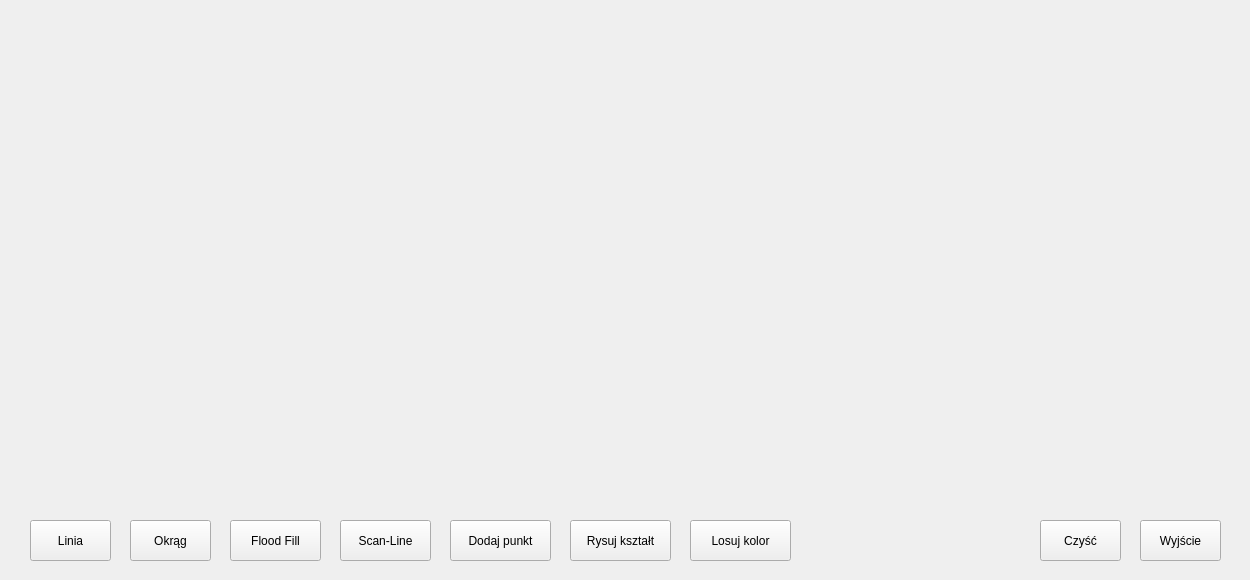
<?xml version="1.0" encoding="UTF-8"?>
<ui version="4.0">
 <class>Ekran</class>
 <widget class="QWidget" name="Ekran">
  <property name="geometry">
   <rect>
    <x>0</x>
    <y>0</y>
    <width>1250</width>
    <height>580</height>
   </rect>
  </property>
  <property name="windowTitle">
   <string>Grafika zadania</string>
  </property>
  <widget class="QPushButton" name="cleanButton">
   <property name="geometry">
    <rect>
     <x>1040</x>
     <y>520</y>
     <width>81</width>
     <height>41</height>
    </rect>
   </property>
   <property name="text">
    <string>Czyść</string>
   </property>
  </widget>
  <widget class="QPushButton" name="quitButton">
   <property name="geometry">
    <rect>
     <x>1140</x>
     <y>520</y>
     <width>81</width>
     <height>41</height>
    </rect>
   </property>
   <property name="text">
    <string>Wyjście</string>
   </property>
  </widget>
  <widget class="QPushButton" name="lineButton">
   <property name="geometry">
    <rect>
     <x>30</x>
     <y>520</y>
     <width>81</width>
     <height>41</height>
    </rect>
   </property>
   <property name="text">
    <string>Linia</string>
   </property>
  </widget>
  <widget class="QPushButton" name="circleButton">
   <property name="geometry">
    <rect>
     <x>130</x>
     <y>520</y>
     <width>81</width>
     <height>41</height>
    </rect>
   </property>
   <property name="text">
    <string>Okrąg</string>
   </property>
  </widget>
  <widget class="QPushButton" name="floodFillButton">
   <property name="geometry">
    <rect>
     <x>230</x>
     <y>520</y>
     <width>91</width>
     <height>41</height>
    </rect>
   </property>
   <property name="text">
    <string>Flood Fill</string>
   </property>
  </widget>
  <widget class="QPushButton" name="randomColorButton">
   <property name="geometry">
    <rect>
     <x>690</x>
     <y>520</y>
     <width>101</width>
     <height>41</height>
    </rect>
   </property>
   <property name="text">
    <string>Losuj kolor</string>
   </property>
  </widget>
  <widget class="QPushButton" name="scanLineButton">
   <property name="geometry">
    <rect>
     <x>340</x>
     <y>520</y>
     <width>91</width>
     <height>41</height>
    </rect>
   </property>
   <property name="text">
    <string>Scan-Line</string>
   </property>
  </widget>
  <widget class="QPushButton" name="addPointButton">
   <property name="geometry">
    <rect>
     <x>450</x>
     <y>520</y>
     <width>101</width>
     <height>41</height>
    </rect>
   </property>
   <property name="text">
    <string>Dodaj punkt</string>
   </property>
  </widget>
  <widget class="QPushButton" name="drawPolygonButton">
   <property name="geometry">
    <rect>
     <x>570</x>
     <y>520</y>
     <width>101</width>
     <height>41</height>
    </rect>
   </property>
   <property name="text">
    <string>Rysuj kształt</string>
   </property>
  </widget>
 </widget>
 <resources/>
 <connections/>
</ui>
